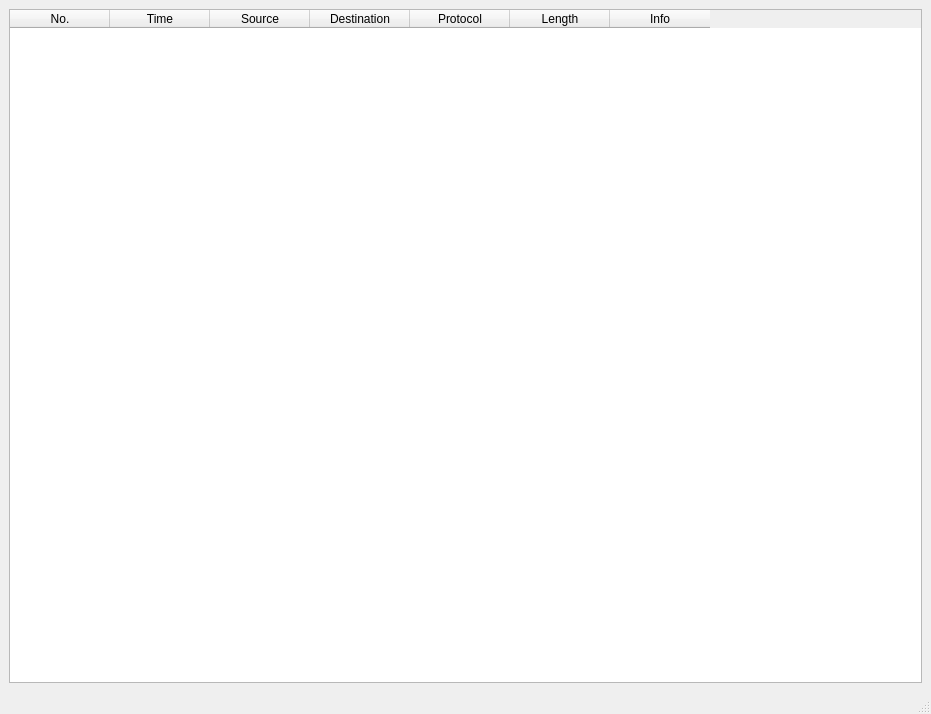
<?xml version="1.0" encoding="UTF-8"?>
<ui version="4.0">
 <class>MainWindow</class>
 <widget class="QMainWindow" name="MainWindow">
  <property name="geometry">
   <rect>
    <x>0</x>
    <y>0</y>
    <width>931</width>
    <height>714</height>
   </rect>
  </property>
  <property name="windowTitle">
   <string>MainWindow</string>
  </property>
  <widget class="QWidget" name="centralwidget">
   <layout class="QVBoxLayout" name="verticalLayout">
    <item>
     <widget class="QTableWidget" name="home">
      <property name="rowCount">
       <number>0</number>
      </property>
      <property name="columnCount">
       <number>7</number>
      </property>
      <attribute name="horizontalHeaderHighlightSections">
       <bool>true</bool>
      </attribute>
      <column>
       <property name="text">
        <string>No.</string>
       </property>
      </column>
      <column>
       <property name="text">
        <string>Time</string>
       </property>
      </column>
      <column>
       <property name="text">
        <string>Source</string>
       </property>
      </column>
      <column>
       <property name="text">
        <string>Destination</string>
       </property>
      </column>
      <column>
       <property name="text">
        <string>Protocol</string>
       </property>
      </column>
      <column>
       <property name="text">
        <string>Length</string>
       </property>
      </column>
      <column>
       <property name="text">
        <string>Info</string>
       </property>
      </column>
     </widget>
    </item>
   </layout>
  </widget>
  <widget class="QMenuBar" name="menubar">
   <property name="geometry">
    <rect>
     <x>0</x>
     <y>0</y>
     <width>931</width>
     <height>16</height>
    </rect>
   </property>
  </widget>
  <widget class="QStatusBar" name="statusbar"/>
 </widget>
 <resources/>
 <connections/>
</ui>
